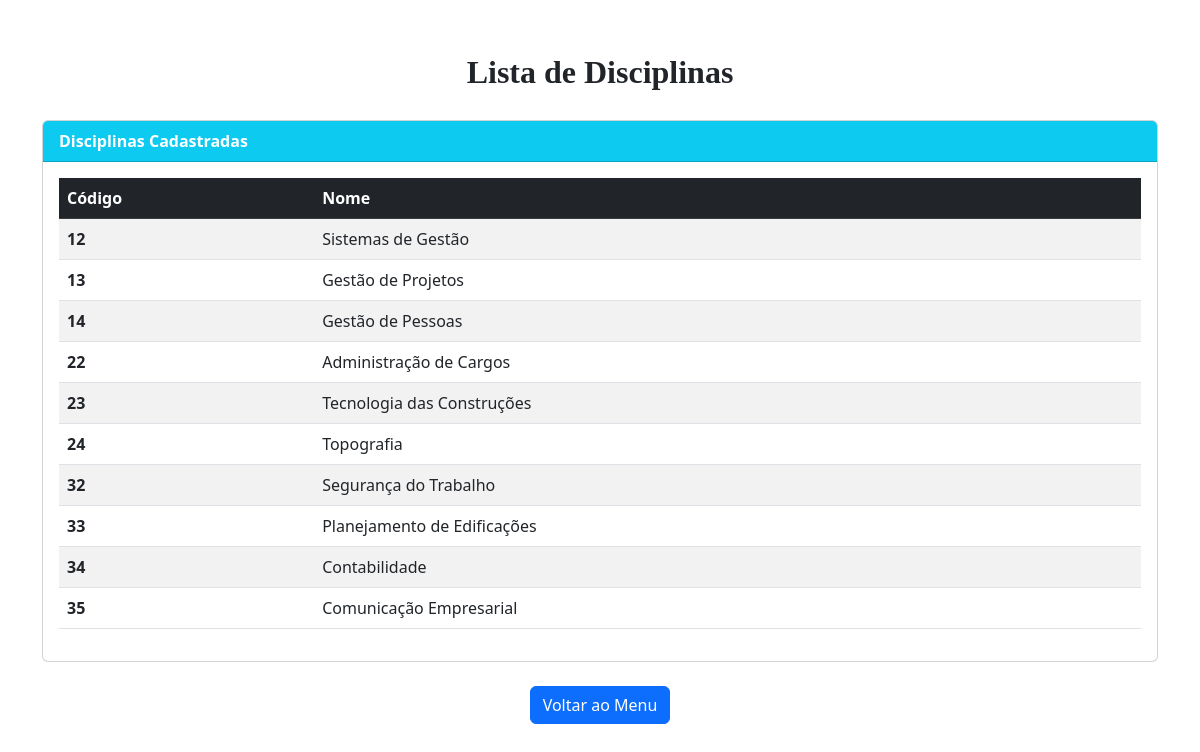
The page /listar_Disciplinas.php on the database its author committed.
### tables this page shows
CREATE TABLE `disciplinas` (
  `CodDisciplina` char(2) NOT NULL,
  `NomeDisciplina` varchar(30) NOT NULL
);

### listar_Disciplinas.php (the view, shortened to what this page needs)
<?php
include_once 'Disciplinas.php';
$disciplina = new Disciplinas();
$disciplinas = $disciplina->listar();
?>
<!DOCTYPE html>
<html lang="pt-br">
<head>
    <link href="https://cdn.jsdelivr.net/npm/bootstrap@5.3.0/dist/css/bootstrap.min.css" rel="stylesheet">
</head>
<body>
<div class="container mt-5">
    <center><font face="Century Gothic" size="6"><b>Lista de Disciplinas</b></font></center>
    <br>
    <div class="card">
        <div class="card-header bg-info text-white">
            <b>Disciplinas Cadastradas</b>
        </div>
        <div class="card-body">
            <table class="table table-striped table-hover">
                <thead class="table-dark">
                    <tr>
                        <th>Código</th>
                        <th>Nome</th>
                    </tr>
                </thead>
                <tbody>
                    <?php foreach ($disciplinas as $d): ?>
                    <tr>
                        <td><b><?= $d['CodDisciplina'] ?></b></td>
                        <td><?= $d['NomeDisciplina'] ?></td>
                    </tr>
                    <?php endforeach; ?>
                </tbody>
            </table>
        </div>
    </div>
    <center class="mt-4">
        <a href="menu.php" class="btn btn-primary">Voltar ao Menu</a>
    </center>
</div>
</body>
</html>

### rows shown on the page
disciplinas: CodDisciplina "12", NomeDisciplina "Sistemas de Gestão"
disciplinas: CodDisciplina "13", NomeDisciplina "Gestão de Projetos"
disciplinas: CodDisciplina "14", NomeDisciplina "Gestão de Pessoas"
disciplinas: CodDisciplina "22", NomeDisciplina "Administração de Cargos"
disciplinas: CodDisciplina "23", NomeDisciplina "Tecnologia das Construções"
disciplinas: CodDisciplina "24", NomeDisciplina "Topografia"
disciplinas: CodDisciplina "32", NomeDisciplina "Segurança do Trabalho"
disciplinas: CodDisciplina "33", NomeDisciplina "Planejamento de Edificações"
disciplinas: CodDisciplina "34", NomeDisciplina "Contabilidade"
disciplinas: CodDisciplina "35", NomeDisciplina "Comunicação Empresarial"
